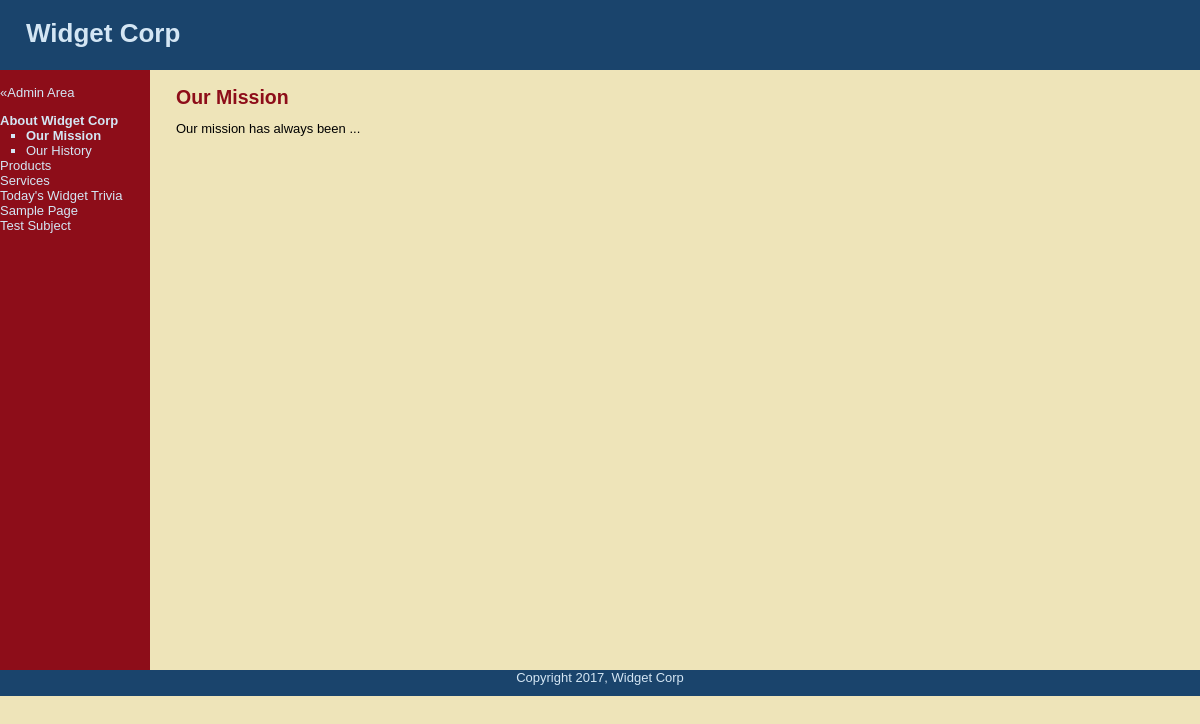
Page /index.php?subject=1 on the committed database.
### tables this page shows
CREATE TABLE IF NOT EXISTS `subjects` (
  `id` int(11) NOT NULL AUTO_INCREMENT,
  `menu_name` varchar(30) NOT NULL,
  `position` int(3) NOT NULL,
  `visible` tinyint(1) NOT NULL,
  PRIMARY KEY (`id`)
);

CREATE TABLE IF NOT EXISTS `pages` (
  `id` int(11) NOT NULL AUTO_INCREMENT,
  `subject_id` int(11) NOT NULL,
  `menu_name` varchar(30) NOT NULL,
  `position` int(3) NOT NULL,
  `visible` tinyint(1) NOT NULL,
  `content` text,
  PRIMARY KEY (`id`),
  KEY `subject_id` (`subject_id`)
);

### Public/index.php (the view, shortened to what this page needs)
<?php require_once("../includes/db_connection.php"); ?>
<?php include("../includes/functions.php"); ?>
<?php include("../includes/Layouts/header.php"); ?>
<?php find_selected_page(true); ?>
        <div id = "main">
            <div id="navigation">
				<br/>
			<a href="login.php" onclick="return confirm('Admin Area Is for Authorised Users Only, Do You Wish To Continue?');">&laquo;Admin Area</a><br/>
            	 <?php echo public_navigation($current_subject,$current_page);?>
            </div>
            <div id ="page">
                	<?php if ($current_page) { ?>
						<h2><?php echo htmlentities($current_page["menu_name"]); ?></h2>
						<?php echo nl2br(htmlentities($current_page["content"]));?>
					<?php } else {?>
						<p>Welcome!</p>
					<?php }?>
            </div>
        </div>
<?php include("../includes/Layouts/footer.php"); ?>

### includes/functions.php (shortened to what this page needs)
<?php
	function find_all_subjects($public=true){
		global $connection;
		$query = "SELECT * FROM subjects ";
		if ($public){
			$query.="WHERE visible = 1 ";
		}
		$query.= "ORDER BY position ASC";
		$subject_set = mysqli_query($connection,$query);
		return $subject_set;
	}
	function find_pages_for_subject($subject_id, $public=true){
		global $connection;
		$safe_subject_id=mysqli_real_escape_string($connection,$subject_id);
		$query = "SELECT * FROM pages ";
		$query.= "WHERE subject_id = {$safe_subject_id} ";
		if ($public){
			$query.= "AND visible = 1 ";
		}
		$query.= "ORDER BY position ASC";
		$page_set = mysqli_query($connection,$query);
		return $page_set;
	}
	function public_navigation($subject_array, $page_array){
		$output = "<ul class = \"subjects\">";
		$subject_set=find_all_subjects();
		while($subject=mysqli_fetch_assoc($subject_set)){
			$output.= "<li";
			if($subject_array && $subject["id"]==$subject_array["id"]){
				$output.= " class=\"selected\"";
			}
			$output.= ">";
        	$output.= "<a href=\"index.php?subject=";
			$output.= urlencode($subject["id"]);
            $output.= "\">";
            $output.= htmlentities($subject["menu_name"]);
			$output.= "</a>";
			if (($subject_array["id"]==$subject["id"]) || ($page_array["subject_id"]==$subject["id"])){
				$page_set=find_pages_for_subject($subject["id"]);
				$output.= "<ul class = \"pages\">";
				 while($page=mysqli_fetch_assoc($page_set)){
					$output.= "<li";
					if($page_array && $page["id"]==$page_array["id"]){
						$output.= " class =\"selected\"";
					}
					$output.= ">";
					$output.= "<a href=\"index.php?page=";
					$output.= urlencode($page["id"]);
					$output.="\">";
					$output.= htmlentities($page["menu_name"]);
					$output.="</a></li>";
				  }
				   $output.="</ul></li>";
			}
        }
			$output.= "</ul>";
			return $output;
	}
	function find_subject_by_id($subject_id, $public=true){
		global $connection;
		$safe_subject_id=mysqli_real_escape_string($connection,$subject_id);
		$query = "SELECT * FROM subjects ";
		$query .= "WHERE id = {$safe_subject_id} ";
		if ($public){
			$query .="AND visible = 1 ";
		}
		$query .= "LIMIT 1";
		$subject_set = mysqli_query($connection,$query);
		if($subject=mysqli_fetch_assoc($subject_set)){
			return $subject;
		}else{
			return null;
		}
	}
	function find_default_page_for_subject($subject_id){
		$page_set=find_pages_for_subject($subject_id);
		if($first_page=mysqli_fetch_assoc($page_set)){
			return $first_page;
		}else{
			return null;
		}
	}
	function find_selected_page($public=false){
		if(isset($_GET["subject"])){
			$current_subject =find_subject_by_id($_GET["subject"], $public);
			if($current_subject && $public){
				$current_page=find_default_page_for_subject($current_subject["id"]);
			}else{
				$current_page=null;
			}
		}elseif(isset($_GET["page"])){
			$current_page =find_page_by_id($_GET["page"],$public);
			$current_subject =null;
		}else{
			$current_subject =null;
			$current_page=null;
		}
	}
?>

### Public/css/public.css (style rules this page uses)
html { height:100%;width:100%; }
body { width:100%; height:100%; margin:0; padding:0; border:0; font-family: Verdana, Arial, Helvetica, sans-serif; font-size:13px; line-height:15px; background:#EEE4B9; }
a { color:#8D0D19; }
#main { height:600px; width:100%; margin: 0; padding:0; background: #EEE4B9; }
#navigation { float: left; width:150px; height:100%; margin:0; padding 0 2em; color:#D4E6F4; background:#8D0D19; }
#navigation a { color:#D4E6F4; text-decoration:none; }
ul.subjects { margin:1em 0; padding-left:0; list-style:none; }
ul.pages { padding-left:2em; list-style:square; font-weight:normal; }
.selected { font-weight:bold; }
#page { float:left; height:100%; padding-left:2em; vertical-align:top; background:#EEE4B9; }
#page h2 { color:#8D0D19; margin-top:1em; }

### rows in the picture
subjects: value "About Widget Corp"
pages: value "Our Mission", menu_name "Our Mission", content "Our mission has always been ..."
pages: value "Our History"
subjects: value "Products"
subjects: value "Services"
subjects: value "Today's Widget Trivia"
subjects: value "Sample Page"
subjects: value "Test Subject"
